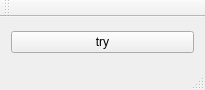
<?xml version="1.0" encoding="UTF-8"?>
<ui version="4.0">
 <class>MainWindow</class>
 <widget class="QMainWindow" name="MainWindow">
  <property name="geometry">
   <rect>
    <x>0</x>
    <y>0</y>
    <width>205</width>
    <height>90</height>
   </rect>
  </property>
  <property name="windowTitle">
   <string>MainWindow</string>
  </property>
  <widget class="QWidget" name="centralWidget">
   <layout class="QGridLayout" name="gridLayout">
    <item row="0" column="0">
     <widget class="QPushButton" name="pushButton">
      <property name="text">
       <string>try</string>
      </property>
     </widget>
    </item>
   </layout>
  </widget>
  <widget class="QMenuBar" name="menuBar">
   <property name="geometry">
    <rect>
     <x>0</x>
     <y>0</y>
     <width>205</width>
     <height>19</height>
    </rect>
   </property>
  </widget>
  <widget class="QToolBar" name="mainToolBar">
   <attribute name="toolBarArea">
    <enum>TopToolBarArea</enum>
   </attribute>
   <attribute name="toolBarBreak">
    <bool>false</bool>
   </attribute>
  </widget>
  <widget class="QStatusBar" name="statusBar"/>
 </widget>
 <layoutdefault spacing="6" margin="11"/>
 <resources/>
 <connections/>
</ui>
